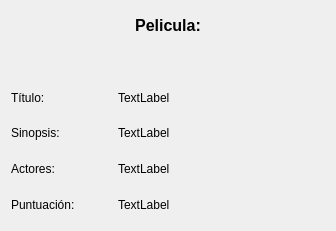
<?xml version="1.0" encoding="UTF-8"?>
<ui version="4.0">
 <class>Dialog</class>
 <widget class="QDialog" name="Dialog">
  <property name="geometry">
   <rect>
    <x>0</x>
    <y>0</y>
    <width>336</width>
    <height>231</height>
   </rect>
  </property>
  <property name="windowTitle">
   <string>Dialog</string>
  </property>
  <layout class="QGridLayout" name="gridLayout">
   <item row="8" column="1" colspan="2">
    <widget class="QLabel" name="label_sinopsis">
     <property name="text">
      <string>TextLabel</string>
     </property>
    </widget>
   </item>
   <item row="6" column="0">
    <widget class="QLabel" name="label_5">
     <property name="text">
      <string>Título:</string>
     </property>
    </widget>
   </item>
   <item row="9" column="0">
    <widget class="QLabel" name="label_4">
     <property name="text">
      <string>Actores:</string>
     </property>
    </widget>
   </item>
   <item row="4" column="1" alignment="Qt::AlignmentFlag::AlignHCenter">
    <widget class="QLabel" name="label">
     <property name="text">
      <string>&lt;html&gt;&lt;head/&gt;&lt;body&gt;&lt;p align=&quot;center&quot;&gt;&lt;span style=&quot; font-size:12pt; font-weight:700;&quot;&gt;Pelicula:&lt;/span&gt;&lt;/p&gt;&lt;/body&gt;&lt;/html&gt;</string>
     </property>
    </widget>
   </item>
   <item row="9" column="1" colspan="2">
    <widget class="QLabel" name="label_actores">
     <property name="text">
      <string>TextLabel</string>
     </property>
    </widget>
   </item>
   <item row="10" column="1" colspan="2">
    <widget class="QLabel" name="label_puntuacion">
     <property name="text">
      <string>TextLabel</string>
     </property>
    </widget>
   </item>
   <item row="10" column="0">
    <widget class="QLabel" name="label_2">
     <property name="text">
      <string>Puntuación:</string>
     </property>
    </widget>
   </item>
   <item row="8" column="0">
    <widget class="QLabel" name="label_3">
     <property name="text">
      <string>Sinopsis:</string>
     </property>
    </widget>
   </item>
   <item row="6" column="1" colspan="2">
    <widget class="QLabel" name="label_titulo_ingresado">
     <property name="text">
      <string>TextLabel</string>
     </property>
    </widget>
   </item>
   <item row="5" column="1" alignment="Qt::AlignmentFlag::AlignHCenter">
    <widget class="QLabel" name="label_poster">
     <property name="text">
      <string/>
     </property>
    </widget>
   </item>
  </layout>
 </widget>
 <resources/>
 <connections/>
</ui>
